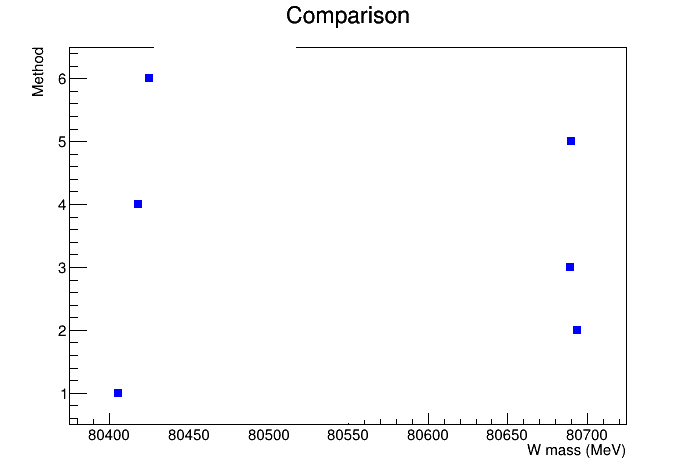

The script that drew this image:
from ROOT import gROOT
gROOT.SetBatch(True)
import ROOT as r
import numpy as np
from array import array

y = np.linspace(1,5,5)
y2 = np.linspace(1,6,6)
#order: reference, bare, born, herwig, photoss
best_mass_photon = [80405.5, 80614.5, 80946.8, 80614.5, 80616.9]
best_mass_photon_error = [1.62771, 1.35421, 1.53722, 1.3575, 1.35729]
# best_mass_photon_error = [16, 13, 15, 15, 13]
#order: reference, born, herwig with born, herwig, photos with born, photos
best_mass = [80405.5, 80694, 80689.2, 80418.2,  80690, 80425]
best_mass_error = [1.62771, 1.31627, 1.32098, 1.60391, 1.32229, 1.59031]

graph_photon = r.TGraphErrors(5,array('f',best_mass_photon),array('f',y),array('f',best_mass_photon_error))
graph = r.TGraphErrors(6,array('f',best_mass),array('f',y2),array('f',best_mass_error))

c1 = r.TCanvas()
graph_photon.Draw("ALP")
graph_photon.SetLineWidth(-2000)
graph_photon.SetTitle("Comparison Photon")
graph_photon.GetYaxis().SetTitle("Method")
graph_photon.GetXaxis().SetTitle("W mass (MeV)")
c1.SetRightMargin(0.10)
c1.SetLeftMargin(0.10)
c1.SetBottomMargin(0.10)
graph_photon.SetMarkerStyle(21)
graph_photon.SetMarkerColor(4)
c1.Print("comparison_photon.png")

c2 = r.TCanvas()
graph.Draw("ALP")
graph.SetLineWidth(-2000)
graph.SetTitle("Comparison")
graph.GetYaxis().SetTitle("Method")
graph.GetXaxis().SetTitle("W mass (MeV)")
c2.SetRightMargin(0.10)
c2.SetLeftMargin(0.10)
c2.SetBottomMargin(0.10)
graph.SetMarkerStyle(21)
graph.SetMarkerColor(4)
c2.Print("comparison.png")
#look at errors should be ~12
